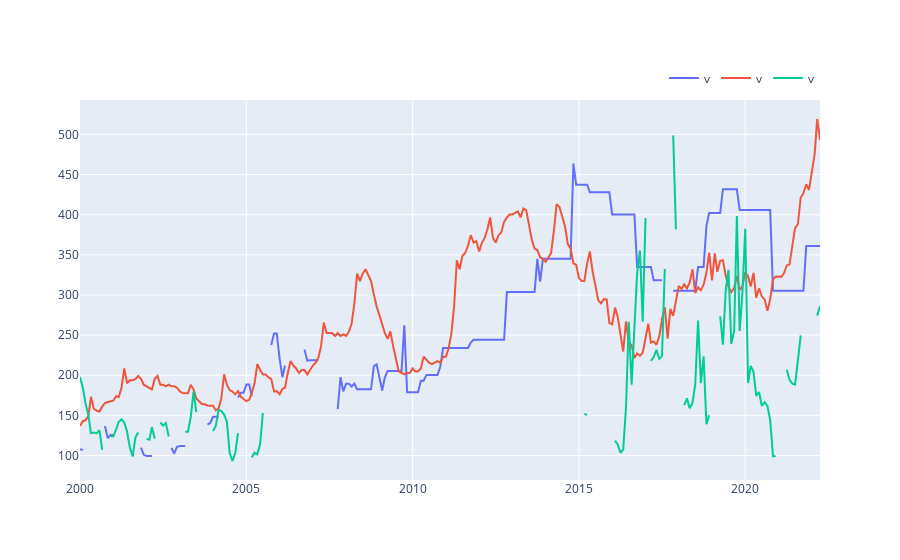

The cell this chart's notebook holds for it:
### Code cell
fig.update_layout(legend=dict(
        orientation="h",
        yanchor="bottom",
        y=1.02,
        xanchor="right",
        x=1
    ))

### Figure 1 — Plotly figure (JSON) as saved in the notebook; plotly's stock layout.template omitted (floating-point values rounded to 4 significant figures; data arrays with more than 128 entries replaced by an {"elided": "..."} marker saying what was removed)
{"data": [{"name": "v", "type": "scatter", "x": {"elided": "268 str values"}, "y": {"elided": "268 float values"}}, {"name": "v", "type": "scatter", "x": {"elided": "268 str values"}, "y": {"elided": "268 float values"}}, {"name": "v", "type": "scatter", "x": {"elided": "268 str values"}, "y": {"elided": "268 float values"}}], "layout": {"legend": {"orientation": "h", "x": 1, "xanchor": "right", "y": 1.02, "yanchor": "bottom"}, "xaxis": {"anchor": "y", "domain": [0, 1]}, "yaxis": {"anchor": "x", "domain": [0, 1]}}}
